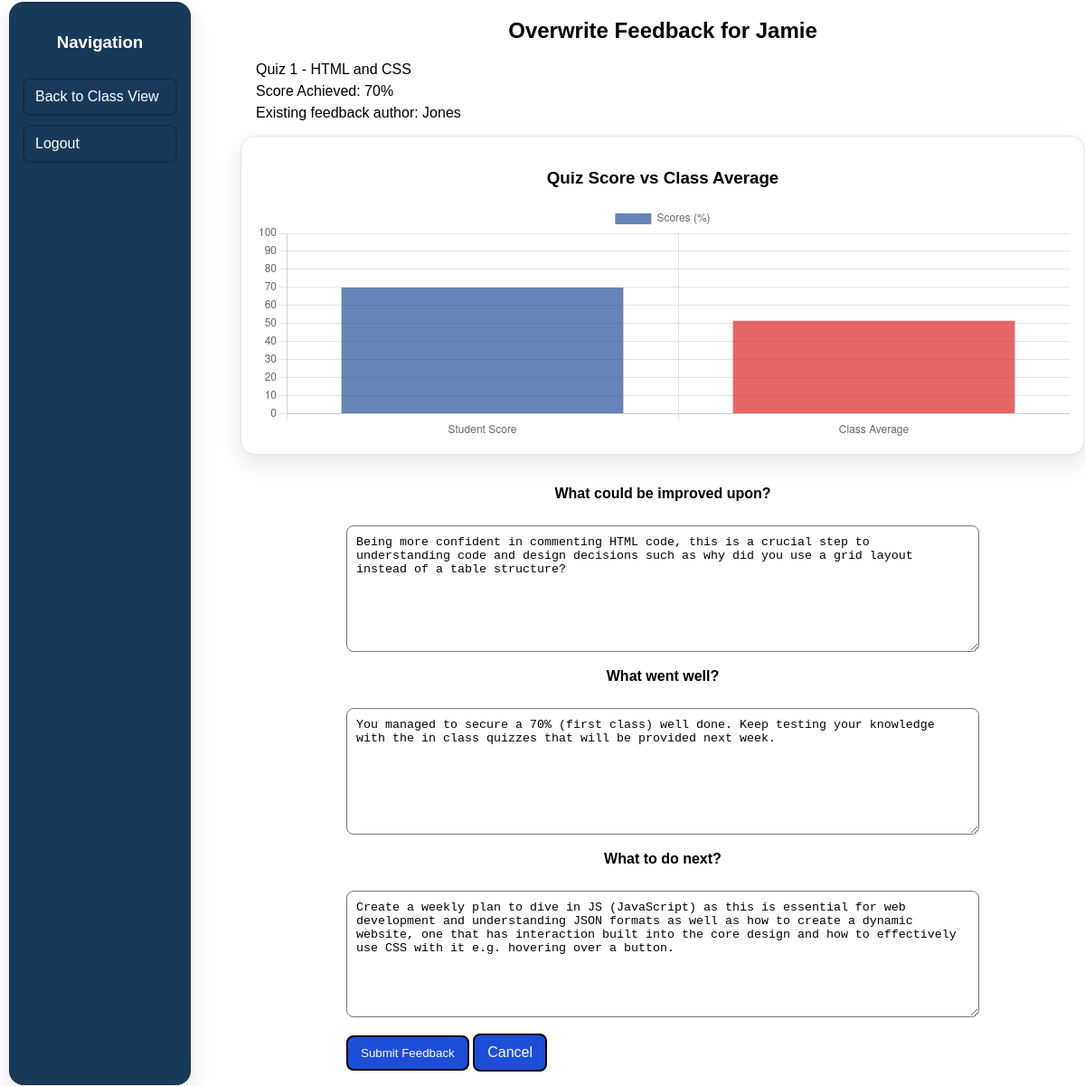
The page /teacher/enter_feedback.php?submission_id=1 (signed in) on the database its author committed.
### tables this page shows
CREATE TABLE `submission` (
  `submission_id` int(11) UNSIGNED NOT NULL,
  `user_id` int(11) UNSIGNED NOT NULL,
  `assessment_id` int(11) UNSIGNED NOT NULL,
  `score` int(11) NOT NULL,
  `submitted_at` datetime NOT NULL
);

CREATE TABLE `feedback` (
  `feedback_id` int(11) UNSIGNED NOT NULL,
  `submission_id` int(11) UNSIGNED NOT NULL,
  `teacher_id` int(11) UNSIGNED NOT NULL,
  `what_went_well` text NOT NULL,
  `needs_improvement` text NOT NULL,
  `next_steps` text NOT NULL,
  `created_at` datetime NOT NULL,
  `is_read` tinyint(4) NOT NULL DEFAULT 0
);

CREATE TABLE `user` (
  `user_id` int(11) UNSIGNED NOT NULL,
  `username` varchar(50) NOT NULL,
  `password_hash` varchar(255) NOT NULL,
  `role` enum('student','teacher') NOT NULL DEFAULT current_timestamp()
);

CREATE TABLE `assessment` (
  `assessment_id` int(10) UNSIGNED NOT NULL,
  `title` varchar(100) NOT NULL,
  `assessment_date` date NOT NULL
);

### include/auth.php (called while the page is built, shortened)
<?php
function require_get_int(string $key, string $redirectTo, int $min = 1): int
{
    $value = (int)$_GET[$key];
    return $value;
}

### teacher/enter_feedback.php (the view, shortened to what this page needs)
<?php
require_once __DIR__ . "/../include/auth.php";
require_once __DIR__ . "/../include/db.php";
$submissionID = require_get_int("submission_id", "teacher_dashboard.php");
$sqlSelectSubmission = " SELECT subm.submission_id, subm.user_id AS student_id, subm.score, subm.submitted_at, subm.assessment_id, u.username AS student_name,
    assess.title AS quiz_title,
    feedb.feedback_id,
    feedb.teacher_id,
    teach.username AS teacher_name, feedb.what_went_well, feedb.needs_improvement,feedb.next_steps
    FROM submission subm JOIN user u ON u.user_id = subm.user_id JOIN assessment assess ON assess.assessment_id = subm.assessment_id
    LEFT JOIN feedback feedb ON feedb.submission_id = subm.submission_id
    LEFT JOIN user teach ON teach.user_id = feedb.teacher_id WHERE subm.submission_id = :submission_id LIMIT 1";
$statementSubmission = $pdo->prepare($sqlSelectSubmission);
$statementSubmission->execute([":submission_id" => $submissionID]);
$rowSubmission = $statementSubmission->fetch();
$assessmentID = (int)$rowSubmission["assessment_id"];
$sqlSelectClassAverage = " SELECT ROUND(AVG(score), 1) AS class_average FROM submission WHERE assessment_id = :assessment_id";
$statementClassAverage = $pdo->prepare($sqlSelectClassAverage);
$statementClassAverage->execute([":assessment_id" => $assessmentID]);
$rowAverage = $statementClassAverage->fetch();
$classAverage = 0.0;
if ($rowAverage && isset($rowAverage["class_average"]) && $rowAverage["class_average"] !== null)
{
    $classAverage = (float)$rowAverage["class_average"];
}
$studentScore = (int)$rowSubmission["score"];
$isOverwrite = false;
if (isset($rowSubmission["feedback_id"]) && $rowSubmission["feedback_id"] !== null)
{
    $isOverwrite = true;
}
$pageTitle = "Enter Feedback";
$buttonText = "Submit Feedback";
if ($isOverwrite)
{
    $pageTitle = "Overwrite Feedback";
    $buttonText = "Submit Feedback";
}
$whatWentWell = "";
$needsImprovement = "";
$nextSteps = "";
if (isset($rowSubmission["what_went_well"]) && $rowSubmission["what_went_well"] !== null)
{
    $whatWentWell = $rowSubmission["what_went_well"];
}
if (isset($rowSubmission["needs_improvement"]) && $rowSubmission["needs_improvement"] !== null)
{
    $needsImprovement = $rowSubmission["needs_improvement"];
}
if (isset($rowSubmission["next_steps"]) && $rowSubmission["next_steps"] !== null)
{
    $nextSteps = $rowSubmission["next_steps"];
}
$chartLabels = ["Student Score", "Class Average"];
$chartData = [$studentScore, $classAverage];
?>
<!DOCTYPE html>
<html>
<head>
    <link rel="stylesheet" href="../css/styles.css">
    <link rel="stylesheet" href="../css/dashboard.css">
    <link rel="stylesheet" href="../css/teacher.css">
</head>
<body>
<div class="dashboard_layout">
  <aside class="dashboard_sidebar">
    <h3 class="menu_text">Navigation</h3>
    <a class="dashboard_link" href="teacher_dashboard.php">Back to Class View</a>
     <a class="dashboard_link" href="../logout.php">Logout</a>
  </aside>
  <main class="dashboard_main_content">
    <h2 class="result_quiz"><?php echo htmlspecialchars($pageTitle); ?> for <?php echo htmlspecialchars($rowSubmission["student_name"]); ?></h2>
    <div class="student_overview">
        <p><?php echo htmlspecialchars($rowSubmission["quiz_title"]); ?></p>
        <p>Score Achieved: <?php echo htmlspecialchars($rowSubmission["score"]); ?>%</p>
    <?php if ($isOverwrite && !empty($rowSubmission["teacher_name"])):  ?>
        <p> Existing feedback author: <?php echo htmlspecialchars($rowSubmission["teacher_name"]); ?> </p>
    <?php endif; ?>
    </div>
    <div class="card_teacher">
        <h3 class="quiz_context">Quiz Score vs Class Average</h3>
        <div class="chart_wrap">
            <canvas id="quiz_context_chart"></canvas>
        </div>
    </div>
    <div class="give_feedback_card">
        <form method="post" action="enter_feedback.php?submission_id=<?php echo (int)$submissionID; ?>">
            <label for="needs_improvement">What could be improved upon?</label><br>
            <textarea id="needs_improvement" name="needs_improvement" rows="5"><?php echo htmlspecialchars($needsImprovement); ?></textarea>
            <label for="what_went_well">What went well?</label><br>
            <textarea id="what_went_well" name="what_went_well" rows="5"><?php echo htmlspecialchars($whatWentWell); ?></textarea>
            <label for="next_steps">What to do next?</label><br>
            <textarea id="next_steps" name="next_steps" rows="5"><?php echo htmlspecialchars($nextSteps); ?></textarea>
            <br>
            <button type="submit" class="btn_action"><?php echo htmlspecialchars($buttonText); ?></button>
            <a class="btn_action" href="teacher_dashboard.php">Cancel</a>
        </form>
    </div>
  </main>
</div>
<script>
    // Similar to the other pages, the PHP chart arrays are converted into JavaScript so chart.js can use the database values.
const chartLabels = <?php echo json_encode($chartLabels); ?>;
const chartData = <?php echo json_encode($chartData); ?>;
const chartContext = document.getElementById("quiz_context_chart").getContext("2d");
new Chart(chartContext, {
type: "bar",
data: {
labels: chartLabels,
datasets: [{
    label: "Scores (%)",
    data: chartData,
    backgroundColor: [
"rgba(37, 81, 151, 0.7)",
"rgba(220, 38, 38, 0.7)"]
        }]
    },
    options: {
        responsive: true,
        maintainAspectRatio: false,
        scales: {
            // Keep the y-axis fixed to percentage values so the comparison stays consistent.
            y:
            {
                beginAtZero: true,
                max: 100
            }
        }
    }
});
</script>
</body>
</html>

### css/styles.css (style rules this page uses)
body { margin: 0; font-family: Arial, sans-serif; }
label { display: block; margin-top: 12px; margin-bottom: 6px; font-weight: 600px; }

### css/dashboard.css (style rules this page uses)
.menu_text { color: white; text-align: center; }
.dashboard_layout { display: flex; min-height: 100vh; gap: 45px; }
.dashboard_sidebar { display: flex; width: 220px; background: #183A5A; border: 1px solid rgba(0,0,0,0.18); border-radius: 16px; box-shadow: 0 10px 24px rgba(0,0,0,0.12); padding: 14px; margin: 2px 10px 1px 10px; flex-direction: column; gap: 10px; }
.dashboard_link { color: white; display: block; padding: 10px 12px; border: 2px solid rgba(0, 0, 0, 0.2); border-radius: 8px; text-decoration: none; }
.result_quiz { text-align: center; }
.give_feedback_card { display: flex; gap: 12px; margin-bottom: 16px; }
.student_overview p { margin: 6px 0; }
.chart_wrap { min-width: 900px; height: 220px; margin: 0 auto; position: relative; }
.chart_wrap canvas { width: 100%; height: 100%; }
.btn_action { display: inline-block; padding: 10px 14px; border: 2px solid #000; border-radius: 8px; background: #1d4ed8; color: #fff; text-decoration: none; cursor: pointer; }

### css/teacher.css (style rules this page uses)
.card_teacher { background: #ffffff; border: 1px solid rgba(0, 0, 0, 0.10); border-radius: 16px; box-shadow: 0 10px 24px rgba(0,0,0,0.10); padding: 16px; max-width: 900px; margin: 16px auto; }
.student_overview { max-width: 900px; margin: 0 auto; }
.chart_wrap { width: 100%; max-width: 600px; height: 260px; }
.quiz_context { text-align: center; }
.give_feedback_card label { display: block; text-align: center; margin: 18px 0 8px; font-weight: 600; }
.give_feedback_card form { width: 100%; max-width: 700px; margin: 0 auto; display: block; }
.give_feedback_card textarea { width: 100%; min-height: 140px; box-sizing: border-box; resize: vertical; padding: 10px; border: 1px solid #777; border-radius: 8px; display: block; margin: 0 auto; }

### rows shown on the page
submission: feedback.feedback_id "Overwrite Feedback", user.username "Jamie", assessment.title "Quiz 1 - HTML and CSS", score "70", user.username "Jones", needs_improvement "Being more confident in commenting HTML code, this is a crucial step to understanding code and design decisions such as why did you use a grid layout instead of a table structure?", what_went_well "You managed to secure a 70% (first class) well done. Keep testing your knowledge with the in class quizzes that will be provided next week.", next_steps "Create a weekly plan to dive in JS (JavaScript) as this is essential for web development and understanding JSON formats as well as how to create a dynamic website, one that has interaction built into the core design and how to effectively use CSS with it e.g. hovering over a button.", feedback.feedback_id "Submit Feedback"

### other values the page prints
chart data {{ json_encode($chartLabels) }} ["Student Score","Class Average"]
chart data {{ json_encode($chartData) }} [70,51.5]
